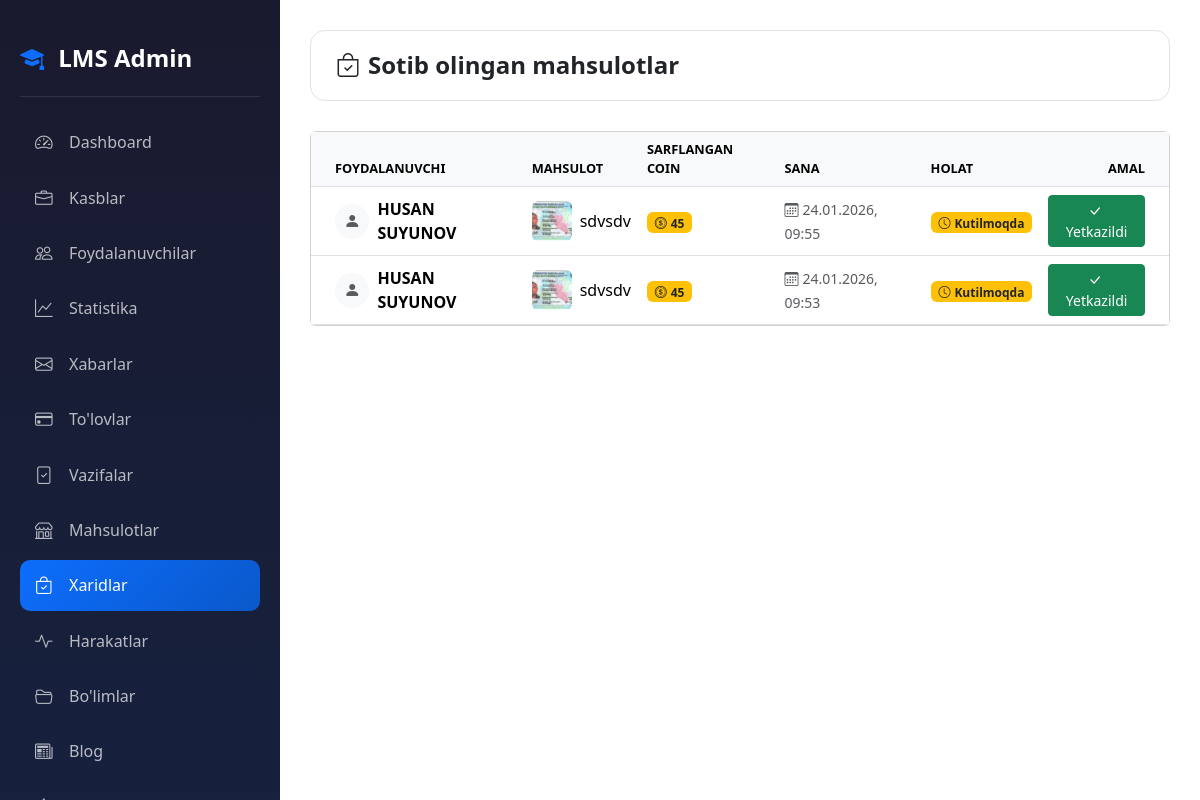
The page /dashboard/purchases/ (signed in) on the database its author committed.
### coin/models.py (models this page shows, shortened)
class ProductPurchase(models.Model):
    product = models.ForeignKey(Product, on_delete=models.CASCADE, related_name='purchases')
    user = models.ForeignKey(settings.AUTH_USER_MODEL, on_delete=models.CASCADE, related_name='purchases')
    coins_spent = models.PositiveIntegerField(verbose_name="Sarflangan coin")
    purchased_at = models.DateTimeField(auto_now_add=True)
    is_delivered = models.BooleanField(default=False, verbose_name="Yetkazildi")
    class Meta:
        ordering = ['-purchased_at']
        verbose_name = "Xarid"
        verbose_name_plural = "Xaridlar"

class Product(models.Model):
    name = models.CharField(max_length=200, verbose_name="Mahsulot nomi")
    description = models.TextField(verbose_name="Mahsulot haqida")
    image = models.ImageField(upload_to='products/', verbose_name="Rasm")
    coin_price = models.PositiveIntegerField(verbose_name="Narxi (Coin)")
    stock = models.PositiveIntegerField(default=0, verbose_name="Omborda")
    is_active = models.BooleanField(default=True, verbose_name="Faol")
    created_at = models.DateTimeField(auto_now_add=True)
    class Meta:
        ordering = ['-created_at']
        verbose_name = "Mahsulot"
        verbose_name_plural = "Mahsulotlar"

### accounts/models.py (models this page shows, shortened)
class CustomUser(AbstractUser):
    ROLE_CHOICES = (
        ('admin', 'Admin'),
        ('teacher', "O'qituvchi"),
        ('student', "O'quvchi"),
    )
    first_name = models.CharField(max_length=100, verbose_name="Ism")
    last_name = models.CharField(max_length=100, verbose_name="Familiya")
    phone = models.CharField(max_length=20, unique=True, verbose_name="Telefon raqam")
    role = models.CharField(
        max_length=20,
        choices=ROLE_CHOICES,
        default='student',
        verbose_name="Rol"
    )
    photo = models.ImageField(
        upload_to='profiles/',
        blank=True,
        null=True,
        verbose_name="Profil rasmi"
    )
    profession = models.ForeignKey(
        'Profession',
        on_delete=models.SET_NULL,
        null=True,
        blank=True,
        related_name='students',
        verbose_name="Yo'nalish"
    )
    is_blocked = models.BooleanField(default=False, verbose_name="Bloklangan")
    last_activity = models.DateTimeField(null=True, blank=True, verbose_name="Oxirgi faollik")
    bio = models.TextField(blank=True, null=True, verbose_name="O'zi haqida")
    coins = models.IntegerField(default=0, verbose_name="Coinlar")
    total_online_time = models.IntegerField(default=0, verbose_name="Jami online vaqt (daqiqa)")
    address = models.CharField(max_length=300, blank=True, null=True, verbose_name="Yashash manzili")
    birth_date = models.DateField(null=True, blank=True, verbose_name="Tug'ilgan kuni")
    id_card = models.FileField(
        upload_to='documents/id_cards/',
        blank=True,
        null=True,
        verbose_name="ID karta / Pasport"
    )
    birth_certificate = models.FileField(
        upload_to='documents/birth_certificates/',
        blank=True,
        null=True,
        verbose_name="Tug'ilganlik haqida guvohnoma"
    )
    @property
    def is_admin(self):
        return self.role == 'admin'
    @property
    def full_name(self):
        return f"{self.first_name} {self.last_name}".strip()
    class Meta:
        verbose_name = "Foydalanuvchi"
        verbose_name_plural = "Foydalanuvchilar"

### coin/views.py (the view)
# urls.py: path('dashboard/purchases/', views.admin_purchases, name='admin_purchases'),
@login_required
def admin_purchases(request):
    if not request.user.is_admin:
        return redirect('home')
    purchases = ProductPurchase.objects.all().select_related('product', 'user')
    return render(request, 'coin/admin/purchases.html', {'purchases': purchases})

### accounts/management/commands/check_birthdays.py (called while the page is built, shortened)
    def handle(self, *args, **kwargs):
        today = timezone.now().date()
        users = CustomUser.objects.filter(birth_date__day=today.day, birth_date__month=today.month)
        if not users.exists():
            self.stdout.write(self.style.SUCCESS('No birthdays today.'))
            return

### coin/templates/coin/admin/purchases.html (shortened to what this page needs)
{% extends 'accounts/admin/base_admin.html' %}
{% block admin_content %}
<div class="top-bar">
    <h1 class="page-title"><i class="bi bi-bag-check me-2"></i>Sotib olingan mahsulotlar</h1>
</div>
<div class="card">
        <div class="card-body p-0">
            <div class="table-responsive">
                <table class="table table-hover mb-0">
                    <thead class="table-light">
                        <tr>
                            <th class="ps-4">Foydalanuvchi</th>
                            <th>Mahsulot</th>
                            <th>Sarflangan coin</th>
                            <th>Sana</th>
                            <th>Holat</th>
                            <th class="text-end pe-4">Amal</th>
                        </tr>
                    </thead>
                    <tbody>
                        {% for purchase in purchases %}
                        <tr>
                            <td class="ps-4 align-middle">
                                <div class="d-flex align-items-center gap-2">
                                    {% if purchase.user.photo %}
                                    <img src="{{ purchase.user.photo.url }}" class="rounded-circle" width="35" height="35" style="object-fit: cover;">
                                    {% else %}
                                    <div class="rounded-circle bg-light d-flex align-items-center justify-content-center" style="width: 35px; height: 35px;">
                                        <i class="bi bi-person-fill text-muted"></i>
                                    </div>
                                    {% endif %}
                                    <span class="fw-bold">{{ purchase.user.full_name }}</span>
                                </div>
                            </td>
                            <td class="align-middle">
                                <div class="d-flex align-items-center gap-2">
                                    {% if purchase.product.image %}
                                    <img src="{{ purchase.product.image.url }}" class="rounded" width="40" height="40" style="object-fit: cover;">
                                    {% endif %}
                                    <span>{{ purchase.product.name }}</span>
                                </div>
                            </td>
                            <td class="align-middle">
                                <span class="badge bg-warning text-dark">
                                    <i class="bi bi-coin me-1"></i>{{ purchase.coins_spent }}
                                </span>
                            </td>
                            <td class="align-middle">
                                <small class="text-muted">
                                    <i class="bi bi-calendar3 me-1"></i>{{ purchase.purchased_at|date:"d.m.Y, H:i" }}
                                </small>
                            </td>
                            <td class="align-middle">
                                {% if purchase.is_delivered %}
                                <span class="badge bg-success">
                                    <i class="bi bi-check-circle me-1"></i>Yetkazilgan
                                </span>
                                {% else %}
                                <span class="badge bg-warning text-dark">
                                    <i class="bi bi-clock me-1"></i>Kutilmoqda
                                </span>
                                {% endif %}
                            </td>
                            <td class="align-middle text-end pe-4">
                                {% if not purchase.is_delivered %}
                                <form method="post" action="{% url 'coin:admin_mark_delivered' purchase.pk %}" class="d-inline">
                                    <button type="submit" class="btn btn-sm btn-success">
                                        <i class="bi bi-check-lg me-1"></i>Yetkazildi
                                    </button>
                                </form>
                                {% else %}
                                <span class="text-success">
                                    <i class="bi bi-check-circle-fill"></i>
                                </span>
                                {% endif %}
                            </td>
                        </tr>
                        {% endfor %}
                    </tbody>
                </table>
            </div>
        </div>
</div>
{% endblock %}

### static/css/base_admin.css (style rules this page uses)
:root { --primary-blue: #0d6efd; --dark-blue: #0a58ca; --primary-black: #212529; }
[data-bs-theme="light"] { --bg-color: #f0f2f5; --card-bg: #ffffff; --text-color: #212529; --border-color: #dee2e6; --sidebar-bg: #1a1a2e; --sidebar-text: #ffffff; }
body { background-color: var(--bg-color); color: var(--text-color); min-height: 100vh; transition: all 0.3s ease; }
.top-bar { display: flex; justify-content: space-between; align-items: center; margin-bottom: 30px; padding: 20px 25px; background-color: var(--card-bg); border-radius: 15px; border: 1px solid var(--border-color); }
.page-title { font-size: 1.5rem; font-weight: 700; color: var(--text-color); margin: 0; }
.card { background-color: var(--card-bg); border: 1px solid var(--border-color); border-radius: 15px; }
.table { color: var(--text-color); }
.table th { border-color: var(--border-color); font-weight: 600; color: #6c757d; text-transform: uppercase; font-size: 0.8rem; }
.table td { border-color: var(--border-color); vertical-align: middle; }

### rows shown on the page
ProductPurchase: user.full_name "HUSAN SUYUNOV", product.image (picture), product.name "sdvsdv", coins_spent "45", purchased_at "24.01.2026, 09:55", is_delivered False (drawn)
ProductPurchase: user.full_name "HUSAN SUYUNOV", product.image (picture), product.name "sdvsdv", coins_spent "45", purchased_at "24.01.2026, 09:53", is_delivered False (drawn)
